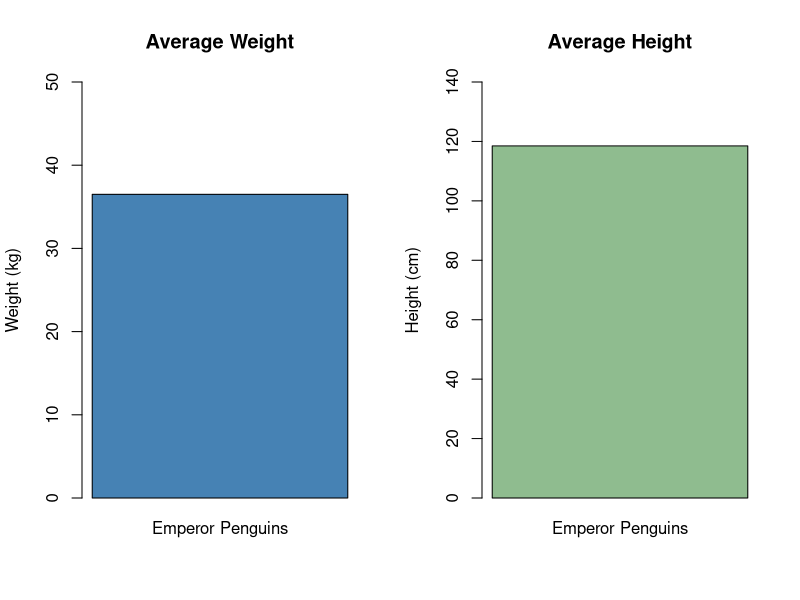
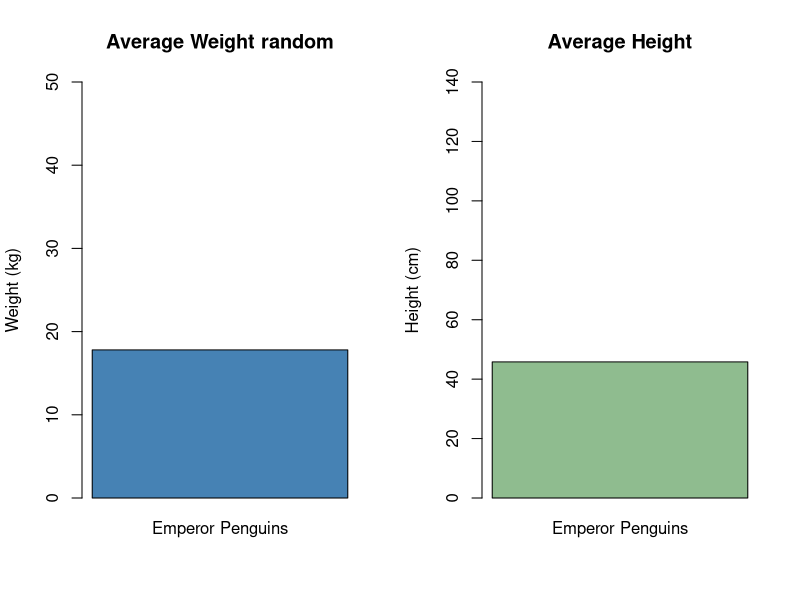

Recreate these plots in R, in order.
# Emperor Penguin - Average Weight and Height
# Example data for 10 penguins

# Note: These are simulated values, not real penguin measurements.

# 1. Create dataset
penguins <- data.frame(
  weight_kg = c(32, 38, 35, 40, 36, 34, 39, 37, 33, 41),
  height_cm = c(115, 120, 118, 123, 117, 112, 121, 119, 116, 124)
)

# 1.a Create a parallel dataset with random values
penguins1 <- data.frame(
  weight_kg = sample.int(45, 10),
  height_cm = sample.int(150, 10)
)

# 2. Calculate averages
avg_weight <- mean(penguins$weight_kg)
avg_height <- mean(penguins$height_cm)

# 2.a Calculate averages with random values
avg_weight1 <- mean(penguins1$weight_kg)
avg_height1 <- mean(penguins1$height_cm)

# 3. Create two plots side by side
par(mfrow = c(1, 2))

# Plot average weight
barplot(
  avg_weight,
  main = "Average Weight",
  ylab = "Weight (kg)",
  col = "steelblue",
  ylim = c(0, 50),
  names.arg = "Emperor Penguins"
)

# Plot average height
barplot(
  avg_height,
  main = "Average Height",
  ylab = "Height (cm)",
  col = "darkseagreen",
  ylim = c(0, 140),
  names.arg = "Emperor Penguins"
)

#3.a Plot average weight with random values
barplot(
  avg_weight1,
  main = "Average Weight random",
  ylab = "Weight (kg)",
  col = "steelblue",
  ylim = c(0, 50),
  names.arg = "Emperor Penguins"
)

# Plot average height with random values
barplot(
  avg_height1,
  main = "Average Height",
  ylab = "Height (cm)",
  col = "darkseagreen",
  ylim = c(0, 140),
  names.arg = "Emperor Penguins"
)
# 4. Reset plotting layout
par(mfrow = c(1, 1))

# 5. Print results
cat("Number of penguins:", nrow(penguins), "\n")
cat("Average weight:", avg_weight, "kg\n")
cat("Average height:", avg_height, "cm\n")
